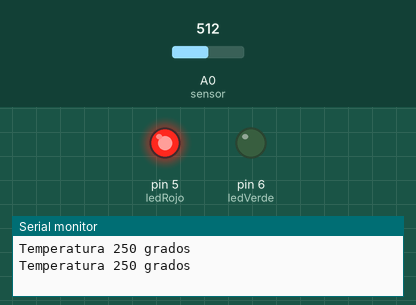
Recording of a sketch running on a simulated Arduino Uno, built with avr-gcc and run on an emulated ATmega328P. Shown: output pins drawn as LEDs (lit = HIGH), the last lines printed to the serial monitor. The test bench sets the inputs (shaded band); at power-on: A0 (sensor) = 512.

Above: at 1.8 s.
1.9 s: A0 (sensor) set to 89
3.4 s: A0 (sensor) set to 77
At 4.3 s:
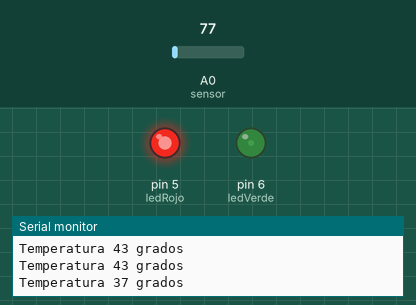
5.5 s: A0 (sensor) set to 122
At 7.1 s:
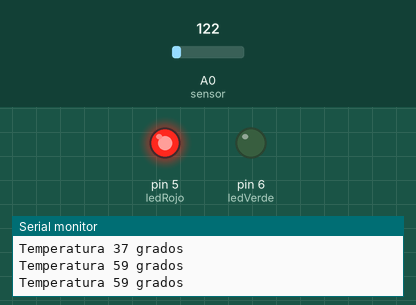
7.5 s: A0 (sensor) set to 0
At 8.7 s:
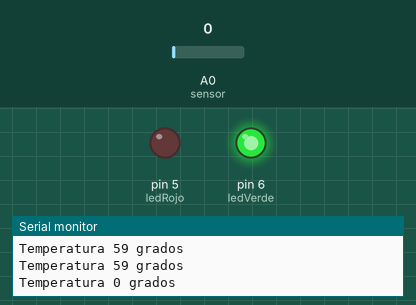
9.5 s: A0 (sensor) set to 19
11.2 s: A0 (sensor) set to 24
At 13.0 s:
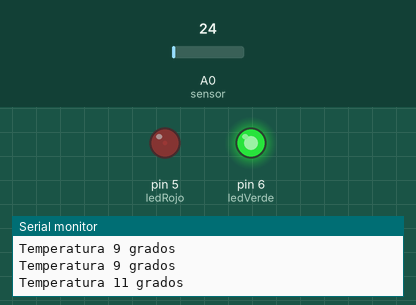
Timing chart, 0 to 14.5 s (numbered marks = the images above; inputs shaded):
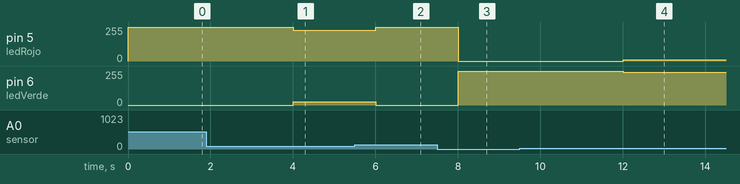

The sketch:

codigo.ino
```cpp
const int sensor = 0;
const int ledRojo = 5;
const int ledVerde = 6;
long miliVolts;
long temperatura;
int brillo;
void setup(){
  Serial.begin(9600);
  pinMode(ledRojo,OUTPUT);
  pinMode(ledVerde,OUTPUT);
}void loop(){
  miliVolts = analogRead(sensor)*5000L/1023;
  temperatura = miliVolts/10;
  brillo=map(temperatura,10,40,0,255);
  brillo = constrain(brillo,0,255);
  //frio valor brillo muy bajo
  analogWrite(ledRojo,brillo);
  analogWrite(ledVerde,255-brillo);

  Serial.print("Temperatura ");
  Serial.print(temperatura);
  Serial.println(" grados");
  delay(1000);
  /*
    int brillo=analogRead(pot);
  int brilloled = map(brillo, 0, 1023, 0, 255);//entrada 0 1023
  analogWrite(led,brilloled);
  */
}
```

Measured:
- after the input at 3.4 s, pin 5 (ledRojo): 255/255 → 229/255 after 0.60 s; pin 6 (ledVerde): 0/255 → 26/255 after 0.60 s
- after the input at 5.5 s, pin 5 (ledRojo): 229/255 → 255/255 after 0.50 s; pin 6 (ledVerde): 26/255 → 0/255 after 0.50 s
- after the input at 7.5 s, pin 5 (ledRojo): 255/255 → 0/255 after 0.51 s; pin 6 (ledVerde): 0/255 → 255/255 after 0.51 s
- after the input at 11.2 s, pin 5 (ledRojo): 0/255 → 8/255 after 0.81 s; pin 6 (ledVerde): 255/255 → 247/255 after 0.81 s
